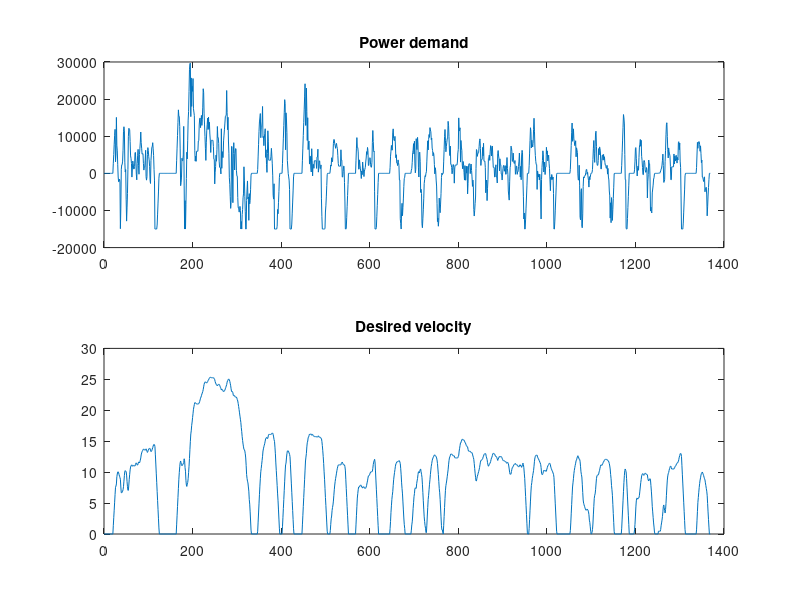

Here is the MATLAB script that generated this plot: (Note: this script raises an error after producing the figure.)
load('UDDS_drive_cycle.mat')          %load the drive cycle (P_dem,v,t)            
ts = 1;                               %time step
P_dem = P_dem*1000;                   %Power demand KW to W
subplot(2,1,1);
plot(t,P_dem)                       
title('Power demand')
subplot(2,1,2);
plot(t,v)
title('Desired velocity')

fl_wt_en = 0.001; %no. of grams consumed per unit energy consumption
Pb_Max = 30000;        % [W] Maximum engine power
Pm_Max = 15000;        % [W] Maximum motor power
Q_batt = 18000;        % [As] Battery capacity
U_oc = 320;            % [V] Open ciruit voltage of the battery
SOC_min = 0.3;         % Lower SOC limit
SOC_max = 0.8;         % Upper SOC limit
SOC_grid = linspace(SOC_min,SOC_max,80)';   %SOC grid

% DP
V = zeros(ns,N);            %Value function
V(:,N) = 0;                 %Boundary condition   
for i = N-1:-1:1            %Iterate through time vector
    for j = 1:ns            %Iterate through SOC grid
     lb = max([(((SOC_max-SOC_grid(j))*Q_batt*V_oc)/-ts),-Pb_max, P_dem(i)-Pe_max]);          %lower bound P_batt
     ub = min([(((SOC_min-SOC_grid(j))*Q_batt*V_oc)/-ts),Pb_max, P_dem(i)]);                 %Upper bound P_batt
     P_batt_grid = linspace(lb,up,250);      %P_batt grid 
     P_eng = P_dem(i) - P_batt_grid;         %P_eng at for P_batt_grid
     c2g = (time_step * alpha* P_eng)./(calc_eng_eff(P_eng)); %costtogo
     SOC_next = SOC_grid(j) - (ts .* P_batt_grid ./ (Q_batt*V_oc));
     V_nxt = interp1(SOC_grid,V(:,i+1),SOC_next);
     [V(j,i), k] = min([c2g + V_nxt]);
     u_opt(j,i) = P_batt_grid(k); 
    end
end

[Pb_07, Pe_07, FC_07, SOC_07]= RUN_HEV(0.7);
[Pb_05, Pe_05, FC_05, SOC_05]= RUN_HEV(0.5);
[Pb_03, Pe_03, FC_03, SOC_03]= RUN_HEV(0.3);
plot(SOC_07)
hold on;
plot(SOC_05)
plot(SOC_03)
title('SOC')
legend('SOC 0.3','SOC 0.5','SOC 0.7')